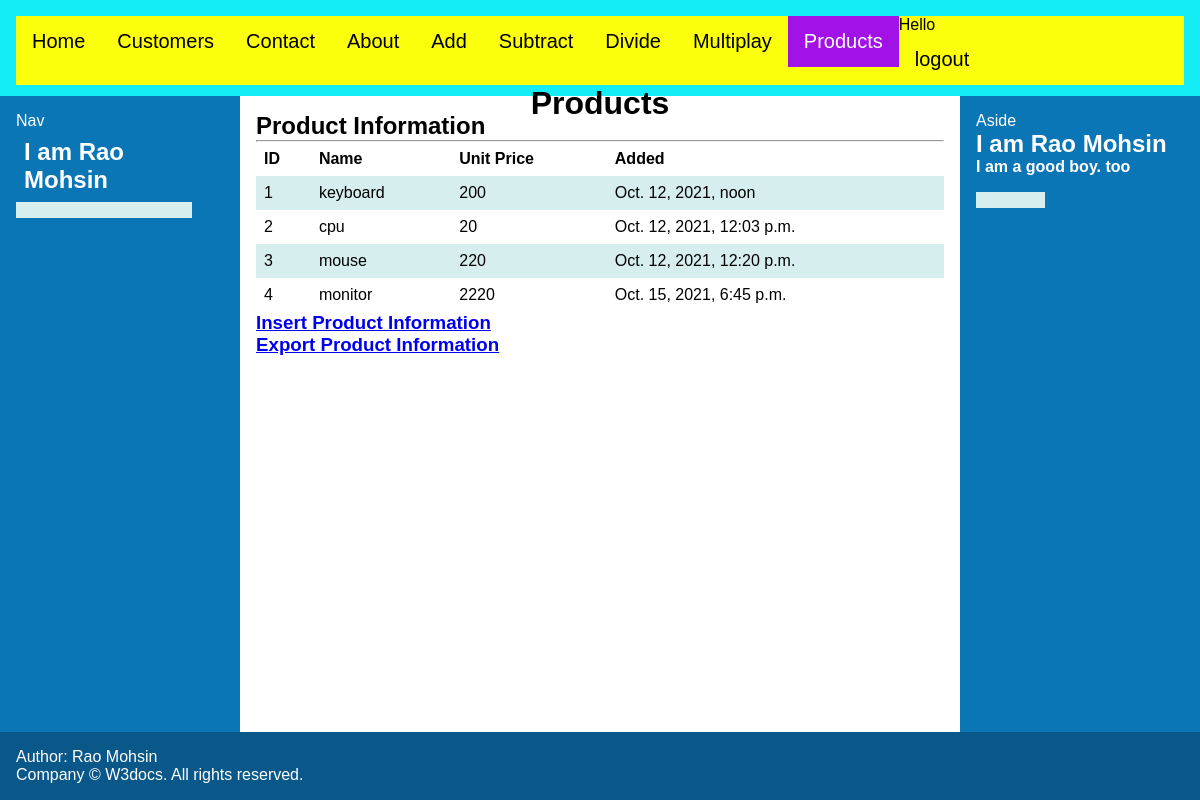
/products (signed in), run on the app's committed database.
### tempapp1/models.py (models this page shows)
class Products(models.Model):
	pname = models.CharField(max_length=100)
	unitprice = models.IntegerField(default=0)
	added = models.DateTimeField(auto_now_add=True)

### tempapp1/views.py (the view)
# urls.py: path('products', views.products,name='products'),
def products(request):
	dests = Products.objects.all()
	return render(request,'products.html',{"title":"Products", "dests":dests})

### templates/products.html (shortened to what this page needs)
{% extends 'base.html' %}
{% block content %}
    <article>
        <h1>Product Information</h1>
        <hr>
        <table>
            <tr>
                <th>ID</th>
                <th>Name</th>
                <th>Unit Price</th>
                <th>Added</th>
            </tr>
            {% for mydest in dests %}
            <tr>
                <td>{{ mydest.id }}</td>
                <td>{{ mydest.pname }} </td>
                <td>{{ mydest.unitprice }} </td>
                <td>{{ mydest.added }}</td>
            </tr>
            {% endfor %}
        </table>
        <a href="pi"><h3>Insert Product Information</h3></a>
        <a href="exproducts"><h3>Export Product Information</h3></a>
    </article>
    <nav>Nav
        <table>
            <tr>
                <td><h1>I am Rao Mohsin</h1></td>
                <td><p></p></td>
                <td><h3></h3></td>
            </tr>
            <tr>
                <td></td>
            </tr>
        </table>
    </nav>
    <aside>Aside
        <h1>I am Rao Mohsin</h1>
        <h4>I am a good boy. too</h4>
        <table>
            <tr>
                <td><h1></h1></td>
                <td><p></p></td>
                <td><h3></h3></td>
            </tr>
            <tr>
                <td></td>
            </tr>
        </table>
    </aside>
{% endblock %}

### templates/base.html (style rules this page uses)
* { box-sizing: border-box; margin: 0; padding: 0; }
body { display: flex; min-height: 100vh; flex-direction: column; margin: 0; font-family: Arial, Helvetica, sans-serif; }
#main > article { flex: 1; }
#main > nav, #main > aside { flex: 0 0 20vw; background: rgb(11, 118, 181); color: white; font-size: 16px; }
#main > nav { order: -1; }
header, footer, article, nav, aside { padding: 1em; }
table { border-collapse: collapse; width: 100%; }
th, td { text-align: left; padding: 8px; }
tr:nth-child(even) { background-color: #D6EEEE; }

### data on the page
Products: id "1", pname "keyboard", unitprice "200", added "Oct. 12, 2021, noon"
Products: id "2", pname "cpu", unitprice "20", added "Oct. 12, 2021, 12:03 p.m."
Products: id "3", pname "mouse", unitprice "220", added "Oct. 12, 2021, 12:20 p.m."
Products: id "4", pname "monitor", unitprice "2220", added "Oct. 15, 2021, 6:45 p.m."

### other printed values
{{ title }} "Products"
